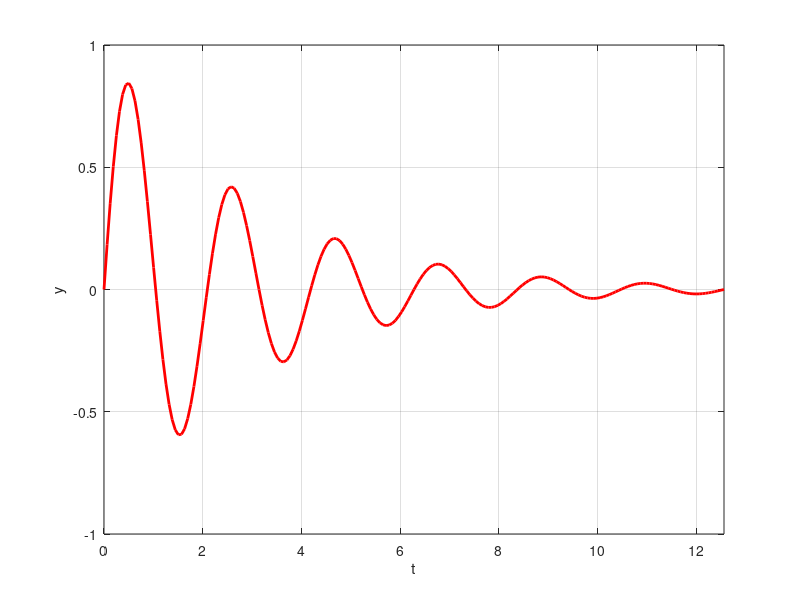

MATLAB code to generate this figure:
%exm010210.m
t=0:pi/50:4*pi;
y=exp(-t/3).*sin(3*t);
plot(t,y,'-r','LineWidth',2)
grid on
axis([0,4*pi,-1,1])
xlabel('t'),ylabel('y')  


